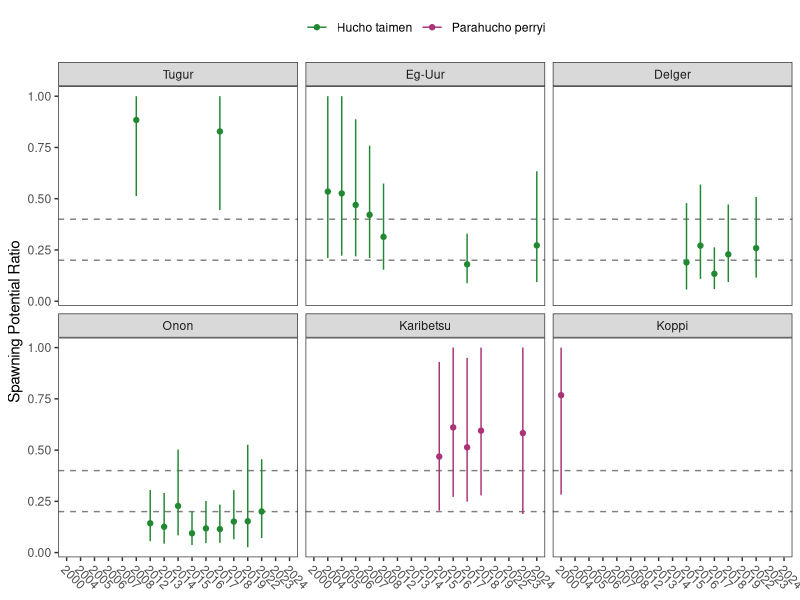
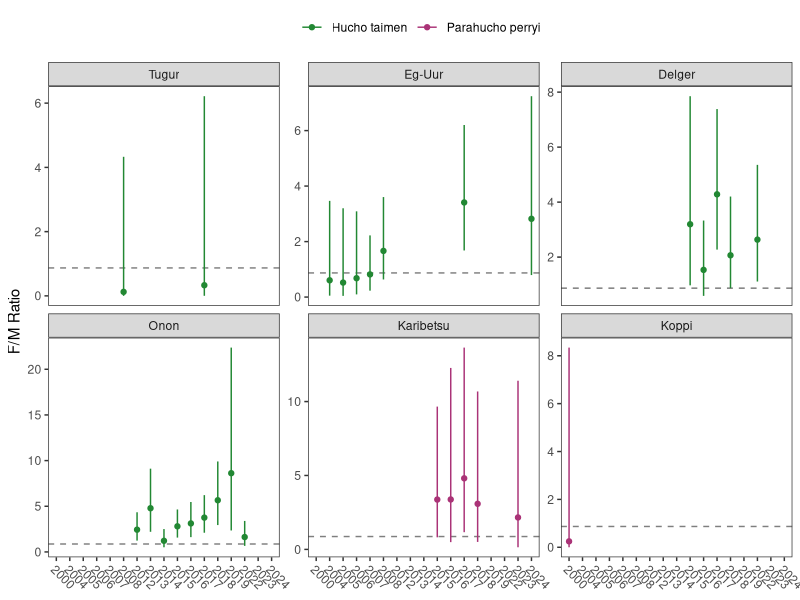

The R source for these figures, in order:
library(tidyverse)
library(colorspace)

mc_output <- read_csv("data/mc_output.csv")

# first, expand mc output to 
# pull n random values from each distribution output from the MC simulation
# for SPR and F/M
# first convert to lognormal distribution to prevent negative values

# helper functions for converting to lognormal distribution
log_sd <- function(mean, sd){
  sqrt(log(1 + (sd^2/mean^2)))
}
log_mean <- function(mean, sd){
  log(mean) - (log(1 + (sd^2/mean^2)) / 2)
}

# pulls n vals from a distribution
pull_output_dist <- function(river, year, log.FM, log.FM.SD, log.SPR, log.SPR.SD, n) {
  set.seed(980)
  tibble(river = rep(river, n),
         year = rep(year, n),
         FM = rlnorm(n, log.FM, log.FM.SD),
         SPR = rlnorm(n, log.SPR, log.SPR.SD))
}

# get log distributions from SPR output
# pull n values from SPR and F/M distributions
# bind together
expand_output <- function(df, n = 30){
  df_log <- df %>% 
    mutate(FM = if_else(FM == 0, 1e-3, FM), #make F/M estimated to be zero instead very very small to that log is possible
           log.FM = log_mean(FM, sqrt(FM.Var)),
           log.FM.SD = log_sd(FM, sqrt(FM.Var)),
           log.SPR = log_mean(SPR, sqrt(SPR.Var)),
           log.SPR.SD = log_sd(SPR, sqrt(SPR.Var))) %>% 
    select(river, year, log.FM, log.FM.SD, log.SPR, log.SPR.SD)
  
  pmap(df_log, pull_output_dist, n) %>%
    list_rbind()
  
}

output <- expand_output(mc_output)


## Plotting
plot_df <- output %>% 
  mutate(year = as_factor(year),
         river = str_to_title(river),
         river = if_else(river == "Eguur", "Eg-Uur", river),
         # set order of rivers
         river = factor(river, levels = c("Tugur", "Eg-Uur", "Delger", "Onon", "Karibetsu", "Koppi"))
  )


#box/violin plots 
# ggplot(data = plot_df) + 
#   facet_wrap( ~ river) +
#   geom_hline(yintercept = 0.4, linetype = "dashed", alpha = 0.5) +
#   geom_hline(yintercept = 0.2, linetype = "dashed", alpha = 0.5) +
#   geom_violin(mapping = aes(x = year, y = SPR)) +
#   geom_boxplot(mapping = aes(x = year, y = SPR), alpha = 0.7, color = adjustcolor("black", alpha.f = 0.7), width = 0.2, outliers = FALSE) +
#   scale_x_discrete(name = NULL) +
#   scale_y_continuous(name = "Spawning Potential Ratio", limits = c(0,1)) +
#   theme_bw() +
#   theme(axis.text.x = element_text(angle = -45, hjust = 0),
#         panel.grid.major = element_blank(),
#         panel.grid.minor = element_blank())
# 
# plot_df %>% 
#   mutate(FM = if_else(FM > 20, 20, FM)) %>% #count any value over 20 as 20
#   ggplot() + 
#   facet_wrap( ~ river, scales = "free_y") +
#   geom_hline(yintercept = 0.87, linetype = "dashed", alpha = 0.5) +
#   geom_violin(mapping = aes(x = year, y = FM)) +
#   geom_boxplot(mapping = aes(x = year, y = FM), alpha = 0.7, color = adjustcolor("black", alpha.f = 0.7), width = 0.2, outliers = FALSE) +
#   scale_x_discrete(name = NULL) +
#   scale_y_continuous(name = "F/M Ratio") +
#   theme_bw() +
#   theme(axis.text.x = element_text(angle = -45, hjust = 0),
#         panel.grid.major = element_blank(),
#         panel.grid.minor = element_blank())


## Ribbon plots
# get 95% CI based on SE calculation
# also has summaries for each river and year, which is useful
plot_df_ci <- plot_df %>%
  mutate(log.SPR = log(SPR),
         log.FM = log(FM)) %>% 
  group_by(river, year) %>%
  summarise(
    SPR_estimate = mean(SPR, na.rm = TRUE),
    SPR_sd = sd(SPR, na.rm = TRUE),
    FM_estimate = mean(FM, na.rm = TRUE),
    FM_sd = sd(FM, na.rm = TRUE),
    log.SPR_estimate = mean(log.SPR, na.rm = TRUE),
    log.SPR_sd = sd(log.SPR, na.rm = TRUE),
    log.FM_estimate = mean(log.FM, na.rm = TRUE),
    log.FM_sd = sd(log.FM, na.rm = TRUE),
    n = n()
  ) %>%
  mutate(
    SPR_lower = SPR_estimate - 1.96 * SPR_sd,
    SPR_upper = SPR_estimate + 1.96 * SPR_sd,
    SPR_upper = if_else(SPR_upper > 1, 1, SPR_upper), # don't allow SPR values over 1
    FM_lower = FM_estimate - 1.96 * FM_sd,
    FM_upper = FM_estimate + 1.96 * FM_sd,
    log.SPR_lower = exp(log.SPR_estimate - 1.96 * log.SPR_sd),
    log.SPR_upper = exp(log.SPR_estimate + 1.96 * log.SPR_sd),
    log.SPR_upper = if_else(log.SPR_upper > 1, 1, log.SPR_upper),
    log.FM_lower = exp(log.FM_estimate - 1.96 * log.FM_sd),
    log.FM_upper = exp(log.FM_estimate + 1.96 * log.FM_sd)
  ) %>% 
  ungroup() %>% 
  mutate(species = if_else(river %in% c("Karibetsu", "Koppi"), "Parahucho perryi", "Hucho taimen"))

color_mapping <- function(species) {
  if(species == "Hucho taimen") lighten("#228833", 0.7) else
  if(species == "Parahucho perryi") lighten("#aa3377", 0.7) else
     "grey"
}

ggplot(data = plot_df_ci, aes(x = year)) + 
  facet_wrap( ~ river) +
  geom_hline(yintercept = 0.4, linetype = "dashed", alpha = 0.5) +
  geom_hline(yintercept = 0.2, linetype = "dashed", alpha = 0.5) +
  geom_segment(aes(y = log.SPR_lower, yend = log.SPR_upper, color = species)) +
  geom_point(aes(y = SPR_estimate, color = species)) +
  scale_x_discrete(name = NULL) +
  scale_y_continuous(name = "Spawning Potential Ratio") +
  scale_color_manual(name = NULL, values = c("#228833", "#aa3377")) +
  theme_bw() +
  theme(axis.text.x = element_text(angle = -45, hjust = 0),
        panel.grid.major = element_blank(),
        panel.grid.minor = element_blank(),
        legend.position = "top")

ggplot(data = plot_df_ci, aes(x = year)) + 
  facet_wrap( ~ river, scales = "free_y") +
  geom_hline(yintercept = 0.87, linetype = "dashed", alpha = 0.5) +
  geom_segment(aes(y = log.FM_lower, yend = log.FM_upper, color = species)) +
  geom_point(aes(y = FM_estimate, color = species)) +
  scale_x_discrete(name = NULL) +
  scale_y_continuous(name = "F/M Ratio") +
  scale_color_manual(name = NULL, values = c("#228833", "#aa3377")) +
  theme_bw() +
  theme(axis.text.x = element_text(angle = -45, hjust = 0),
        panel.grid.major = element_blank(),
        panel.grid.minor = element_blank(),
        legend.position = "top")
